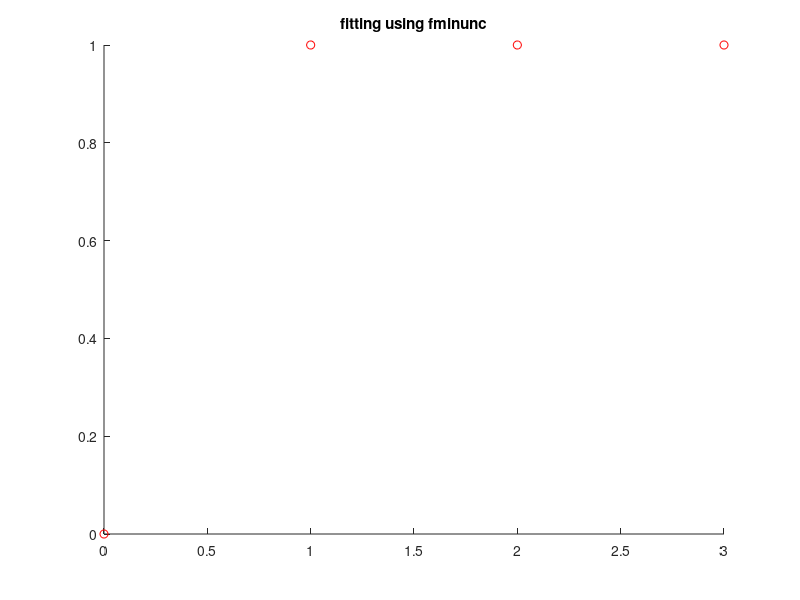

The MATLAB source for this figure: (Note: this script raises an error after producing the figure.)
function HW5_main
    clc
    x = [0 1 2 3];
    y = [0 1 1 1];
    %HW5_LSCF_parabolic_lsqcurvefit(x, y);
    HW5_LSCF_parabolic_fsolve(x, y);

return

function HW5_LSCF_parabolic_lsqcurvefit(feat, pred)
    x = feat;
    y = pred;
    hold on
    plot(x, y, 'ro');
    title('fitting using lsqcurvefit');
    
    f = @(c, xdata) c(1).*xdata.^2 + c(2).*xdata + c(3);
    c_0 = [1 1 1];
    
    [c,resnorm,~,exitflag,output] = lsqcurvefit(f,c_0,x,y);
    disp(c);
    plot(x, y, '.-', x, f(c,x), 'r:x');
    
return

function HW5_LSCF_parabolic_fsolve(feat, pred)
    x = feat;
    y = pred;
    hold on
    plot(x, y, 'ro');
    title('fitting using fminunc');

    %f = @(c, xdata) c(1).*xdata.^2 + c(2).*xdata + c(3);
    %Fsumsquares = @(c) sum((f(c, x) - y).^2);
    
    syms L M N
    f = L.*x.^2 + M.*x + N;
    Fsumsquares = sum((f(L, M, N, x) - y).^2);
    g = gradient(Fsumsquares, [L, M, N]);
    fn = {matlabFunction(g(1)), matlabFunction(g(2)), matlabFunction(g(3))};
    
    fn1 = @(a)[fn{1}(a(1), a(2), a(3)), fn{2}(a(1), a(2), a(3)), fn{3}(a(1), a(2), a(3))]; 
    
    %opts = optimoptions('fminunc','Algorithm','quasi-newton');
    a_0 = [1 1 1];
    
    a_min = fsolve(fn1, a_0);
    
    %[xunc,ressquared,eflag,outputu] = fminunc(Fsumsquares,c_0,opts);
    %disp(xunc);
    %plot(x, y, '.-', x, f(xunc,x), 'r:x');
    
    disp(a_min);
    
return

function HW5_LSCF_exponential

return
